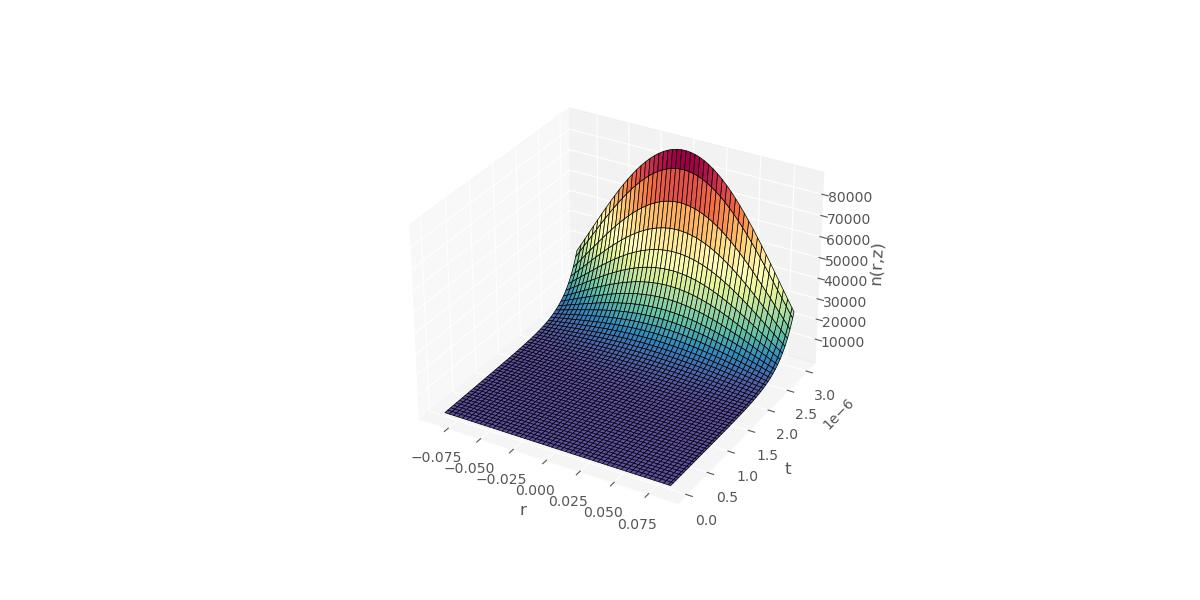

Write the Python code that produced this figure.
# Data manipulation
import pandas as pd
import numpy as np
import scipy as sp
from scipy import integrate

# Data viz
import matplotlib.pyplot as plt
from matplotlib import rcParams
import seaborn as sns
from matplotlib import cm

# Apply some styling
plt.style.use("ggplot")
rcParams['figure.figsize'] = (12, 6)


###############################################################################################################################

par1=[]

#Opens the file containing parameters
f = open("parametersUPu.txt", "r") 
for line in f:
        index = line.split()[-1]  #Goes into new line after getting the value of the index
        param1 = float(index)  #Set the value of the parameter a float
        par1 = np.append(par1,param1) #For every iteration write the new variable
lambda_t, lambda_f, v, tau, nu  = par1  #List of paramerters name
f.close()

eta=v*(nu-1)/lambda_f
mu=lambda_t*v/3

#In order to compute the critical radius we need to find the zeros of the function:
def equation(R):
    eqr=-1+(R*np.sqrt(eta/mu)*(np.tan(R*np.sqrt(eta/mu)))**(-1))+((3/2)*(R/lambda_t))   
    return eqr

print("The critical radius is ", sp.optimize.fsolve(equation,0.1) , "m")
print(" ")
r1=(sp.optimize.fsolve(equation,0.1)+0.001) #Above the critical radius

def kap(k): #Substitute r1 in the previous equation and solve for k
    eqk=-1+k*r1*(1/np.tan(k*r1))+(3/2)*(r1/lambda_t)
    return eqk
k=sp.optimize.fsolve(kap,10)

alpha=mu*k**2-eta 
A=r1/np.sin(k*r1)


def n(r,t): #define the neutron density
    n = A*np.exp(-alpha*t)*np.sin(k*r)/r
    return n


#We plot the results

R_arr=np.linspace(-r1, r1, 100) #Range on r
T_arr=np.linspace(0, 3E-6, 100) #Range on t


R, T = np.meshgrid(R_arr, T_arr)

fig = plt.figure()

ax = plt.axes(projection='3d')

ax.plot_surface(R, T, n(R, T), cmap =cm.Spectral_r,\
                edgecolor ='black', color = "white")

ax.set_xlabel('r')
ax.set_ylabel('t')
ax.set_zlabel('n(r,z)')

#fig.savefig('3dSphericalNeumann.jpeg', facecolor=fig.get_facecolor(), transparent=True)

plt.show()